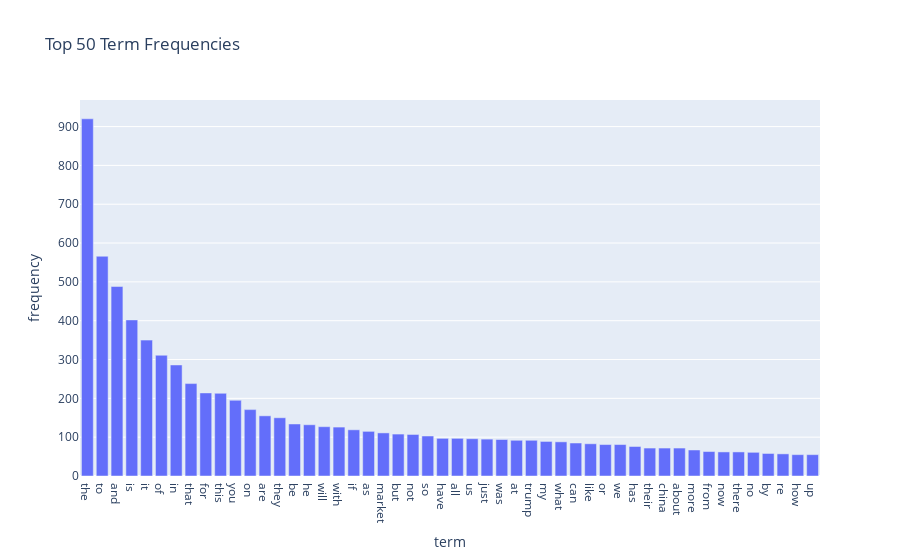
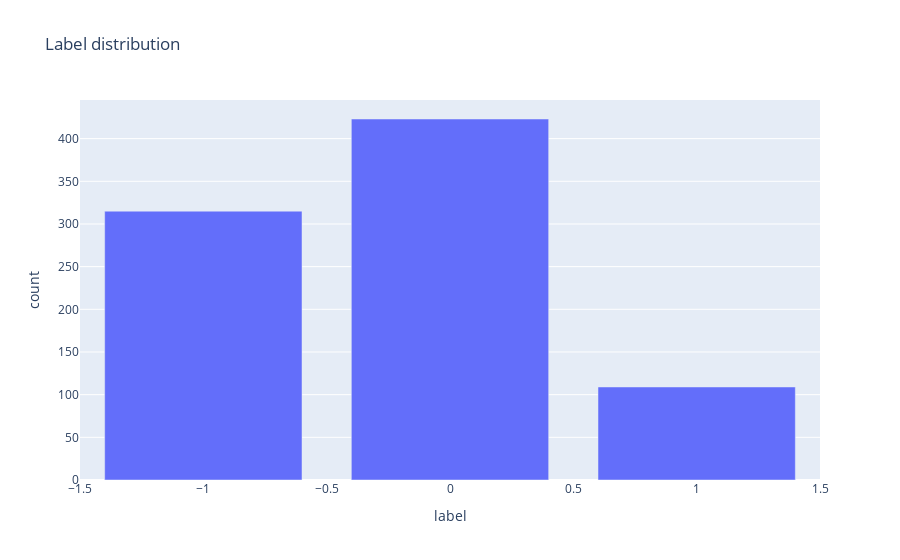
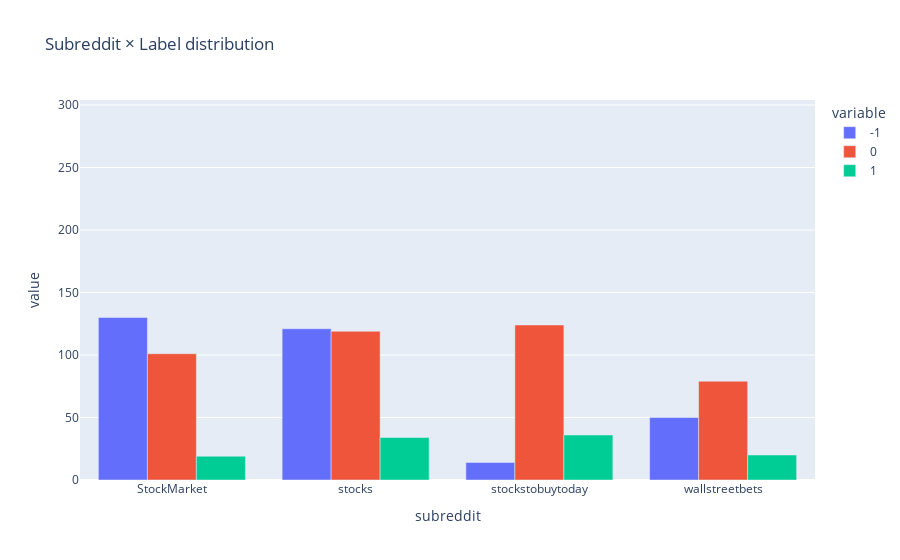
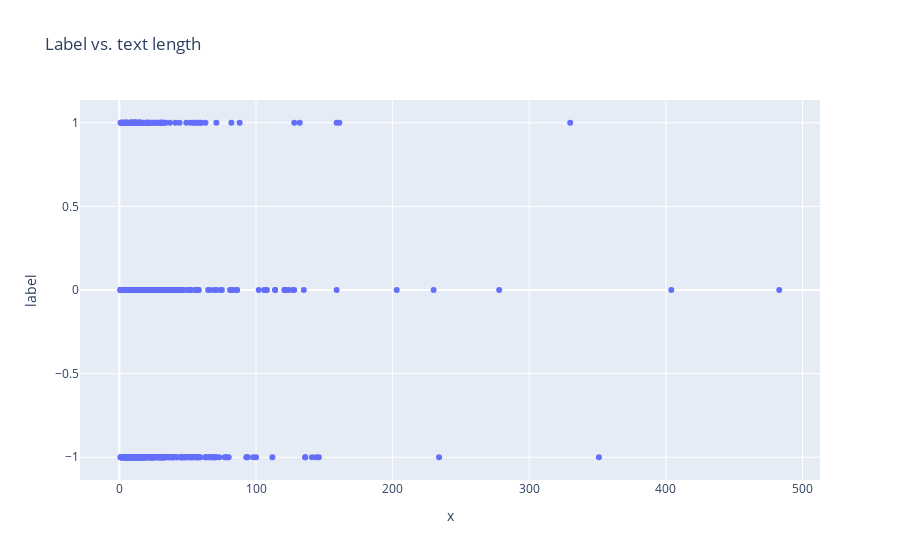

Notebook code for these charts, in order:
### Code cell
#Part 3 : please attempt the following tasks on "the new dataset"

#取 Top-K 的頻率詞彙並排序
K = 50
idx = np.argsort(term_frequencies)[::-1][:K]

df = pd.DataFrame({
    "term": count_vect.get_feature_names_out()[idx],
    "frequency": term_frequencies[idx],
    "rank": np.arange(1, len(idx)+1)})

fig = px.bar(
    df.sort_values("frequency", ascending=False),
    x="term", y="frequency",
    title=f"Top {K} Term Frequencies")
fig.show()
f'頻率最高的都是介係詞'

#整體情緒標籤分佈
fig2 = px.bar(N["label"].value_counts().reset_index(name="count")
       .rename(columns={"index":"label"}),
       x="label", y="count", title="Label distribution")
fig2.show()

#子版各情緒標籤數量
fcount = pd.crosstab(N["subreddit"], N["label"]).reindex(columns=[-1,0,1], fill_value=0)
fig3 = px.bar(fcount.reset_index(names="subreddit"), x="subreddit", y=[-1, 0, 1], 
              barmode="group", title="Subreddit × Label distribution")
fig3.update_yaxes(range=[0, counts.to_numpy().max()+30])
fig3.show()
f'stockmarket版的負面貼文的比例更高'

#情緒標籤與內容長度關係
fig4 = px.scatter(N, x=N["text"].str.split().str.len(), y="label",
           title="Label vs. text length")
fig4.show()


#情緒與內容長度關係
fig5 = px.scatter(N, x=N["text"].str.split().str.len(), y="sentiment",
           title="Sentiment vs. text length")
fig5.show()
f'內容長度在情緒與標籤的反應上不相同，內容越多通常表示情緒越正面，但在標籤上則沒有明顯的關係'

### Figure 1 — Plotly figure (JSON) as saved in the notebook; plotly's stock layout.template omitted (floating-point values rounded to 4 significant figures)
{"data": [{"hovertemplate": "term=%{x}<br>frequency=%{y}<extra></extra>", "legendgroup": "", "marker": {"color": "#636efa", "pattern": {"shape": ""}}, "name": "", "orientation": "v", "showlegend": false, "textposition": "auto", "type": "bar", "x": ["the", "to", "and", "is", "it", "of", "in", "that", "for", "this", "you", "on", "are", "they", "be", "he", "will", "with", "if", "as", "market", "but", "not", "so", "have", "all", "us", "just", "was", "at", "trump", "my", "what", "can", "like", "or", "we", "has", "their", "china", "about", "more", "from", "now", "there", "no", "by", "re", "how", "up"], "xaxis": "x", "y": [920, 566, 488, 402, 350, 311, 286, 238, 214, 213, 195, 171, 155, 150, 134, 132, 127, 126, 119, 115, 111, 108, 107, 103, 97, 97, 96, 95, 94, 92, 92, 89, 88, 85, 83, 81, 81, 76, 72, 72, 72, 67, 63, 62, 62, 61, 58, 57, 55, 55], "yaxis": "y"}], "layout": {"barmode": "relative", "legend": {"tracegroupgap": 0}, "title": {"text": "Top 50 Term Frequencies"}, "xaxis": {"anchor": "y", "domain": [0, 1], "title": {"text": "term"}}, "yaxis": {"anchor": "x", "domain": [0, 1], "title": {"text": "frequency"}}}}

### Figure 2 — Plotly figure (JSON) as saved in the notebook; plotly's stock layout.template omitted (floating-point values rounded to 4 significant figures)
{"data": [{"hovertemplate": "label=%{x}<br>count=%{y}<extra></extra>", "legendgroup": "", "marker": {"color": "#636efa", "pattern": {"shape": ""}}, "name": "", "orientation": "v", "showlegend": false, "textposition": "auto", "type": "bar", "x": [0.0, -1.0, 1.0], "xaxis": "x", "y": [423, 315, 109], "yaxis": "y"}], "layout": {"barmode": "relative", "legend": {"tracegroupgap": 0}, "title": {"text": "Label distribution"}, "xaxis": {"anchor": "y", "domain": [0, 1], "title": {"text": "label"}}, "yaxis": {"anchor": "x", "domain": [0, 1], "title": {"text": "count"}}}}

### Figure 3 — Plotly figure (JSON) as saved in the notebook; plotly's stock layout.template omitted (floating-point values rounded to 4 significant figures)
{"data": [{"alignmentgroup": "True", "hovertemplate": "variable=-1<br>subreddit=%{x}<br>value=%{y}<extra></extra>", "legendgroup": "-1", "marker": {"color": "#636efa", "pattern": {"shape": ""}}, "name": "-1", "offsetgroup": "-1", "orientation": "v", "showlegend": true, "textposition": "auto", "type": "bar", "x": ["StockMarket", "stocks", "stockstobuytoday", "wallstreetbets"], "xaxis": "x", "y": [130, 121, 14, 50], "yaxis": "y"}, {"alignmentgroup": "True", "hovertemplate": "variable=0<br>subreddit=%{x}<br>value=%{y}<extra></extra>", "legendgroup": "0", "marker": {"color": "#EF553B", "pattern": {"shape": ""}}, "name": "0", "offsetgroup": "0", "orientation": "v", "showlegend": true, "textposition": "auto", "type": "bar", "x": ["StockMarket", "stocks", "stockstobuytoday", "wallstreetbets"], "xaxis": "x", "y": [101, 119, 124, 79], "yaxis": "y"}, {"alignmentgroup": "True", "hovertemplate": "variable=1<br>subreddit=%{x}<br>value=%{y}<extra></extra>", "legendgroup": "1", "marker": {"color": "#00cc96", "pattern": {"shape": ""}}, "name": "1", "offsetgroup": "1", "orientation": "v", "showlegend": true, "textposition": "auto", "type": "bar", "x": ["StockMarket", "stocks", "stockstobuytoday", "wallstreetbets"], "xaxis": "x", "y": [19, 34, 36, 20], "yaxis": "y"}], "layout": {"barmode": "group", "legend": {"title": {"text": "variable"}, "tracegroupgap": 0}, "title": {"text": "Subreddit × Label distribution"}, "xaxis": {"anchor": "y", "domain": [0, 1], "title": {"text": "subreddit"}}, "yaxis": {"anchor": "x", "domain": [0, 1], "range": [0, 304], "title": {"text": "value"}}}}

### Figure 4 — Plotly figure (JSON) as saved in the notebook; plotly's stock layout.template omitted (floating-point values rounded to 4 significant figures; data arrays with more than 128 entries replaced by an {"elided": "..."} marker saying what was removed)
{"data": [{"hovertemplate": "x=%{x}<br>label=%{y}<extra></extra>", "legendgroup": "", "marker": {"color": "#636efa", "symbol": "circle"}, "mode": "markers", "name": "", "orientation": "v", "showlegend": false, "type": "scatter", "x": {"elided": "847 int values"}, "xaxis": "x", "y": {"elided": "847 float values"}, "yaxis": "y"}], "layout": {"legend": {"tracegroupgap": 0}, "title": {"text": "Label vs. text length"}, "xaxis": {"anchor": "y", "domain": [0, 1], "title": {"text": "x"}}, "yaxis": {"anchor": "x", "domain": [0, 1], "title": {"text": "label"}}}}
